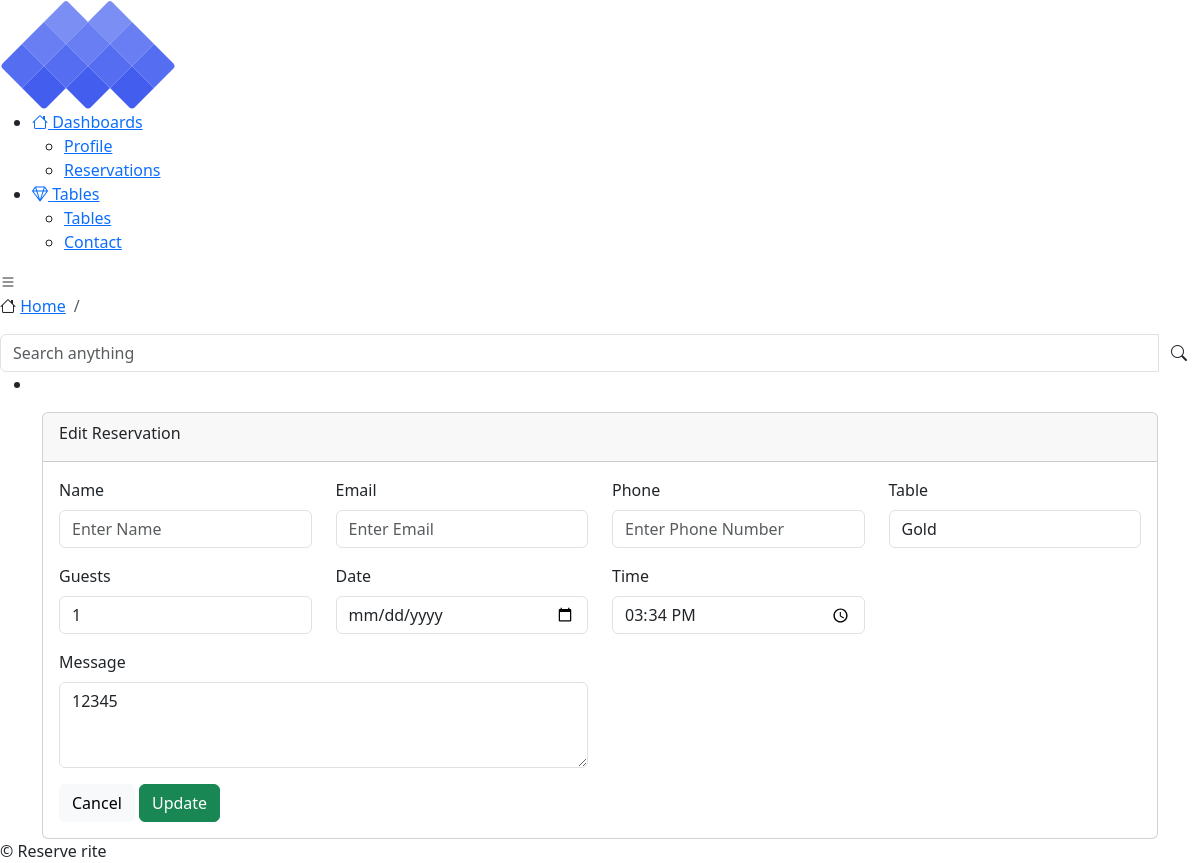
The app's page /edit_reservation/27 with its own data.
### restaurant_app/models.py (models this page shows, shortened)
class Booking(models.Model):
	name = models.CharField(max_length=50, blank=False)
	email = models.CharField(max_length=150, blank=False)
	contact = models.CharField(max_length=50, blank=True)
	guests = models.IntegerField(default=1, blank=True)
	date = models.DateField(auto_now_add=True)
	time = models.CharField(max_length=50, blank=False)
	message = models.TextField("Enquiry", blank=True)
	table = models.ForeignKey(Table, blank=True, on_delete=models.CASCADE)
	status = models.ForeignKey(Status, blank=True, on_delete=models.CASCADE)

### restaurant_app/views.py (the view, shortened to what this page needs)
# urls.py: path('edit_reservation/<int:pk>', views.edit_reservation, name='edit'),
def edit_reservation(request, pk):
	user = request.user
	get_booking = Booking.objects.get(id=pk)
	tables = Table.objects.filter(is_available=True)
	context = {
		'get_booking':get_booking,
		'tables':tables
	}
	return render(request, 'update_reservation.html', context)

### restaurant_app/templates/update_reservation.html (shortened to what this page needs)
{% extends 'base2.html' %}
{% block content %}
<div class="container">
<div class="row">
	<div class="col-sm-12 col-12">
		<div class="card">
			<div class="card-header">
				<div class="card-title">Edit Reservation</div>
			</div>
			<div class="card-body">
				<form method="POST" action="{% url 'book_home_table' %}" validate>
				<div class="row">
					<div class="col-xl-3 col-sm-4 col-12">
						<div class="mb-3">
							<label for="inputName" class="form-label">Name</label>
							<input value="{{ user.username }}" type="text" class="form-control" id="inputName" placeholder="Enter Name" readonly>
						</div>
					</div>
					<div class="col-xl-3 col-sm-4 col-12">
						<div class="mb-3">
							<label for="inputEmail" class="form-label">Email</label>
							<input value="{{ user.email }}" type="email" class="form-control" id="inputEmail" placeholder="Enter Email" readonly>
						</div>
					</div>
					<div class="col-xl-3 col-sm-4 col-12">
						<div class="mb-3">
							<label for="inputNumber" class="form-label">Phone</label>
							<input value="{{ user.profile.contact }}" type="number" class="form-control" id="inputNumber" placeholder="Enter Phone Number" readonly>
						</div>
					</div>
					<div class="col-xl-3 col-sm-4 col-12">
						<div class="mb-3">
							<label for="inputNumber" class="form-label">Table</label>
							<select placeholder='select table' name="table" id="time" class="form-control">
		                      {% for table in tables %}
		                    <option value="{{ table.id }}">
		                        {{ table.name }}
		                    </option>
		                      {% endfor %}
		                    </select required>
		                 </div>
					</div>
					<div class="col-xl-3 col-sm-4 col-12">
						<div class="mb-3">
							<label for="inputNumber" class="form-label">Guests</label>
							<input value="{{ get_booking.guests }}" name="guests" type="number" class="form-control" id="inputNumber" placeholder='Number of guests'>
						</div>
					</div>
					<div class="col-xl-3 col-sm-4 col-12">
						<div class="mb-3">
							<label for="inputCompanyName" class="form-label">Date</label>
							<input value="{{ get_booking.date }}" name="date" type="date" class="form-control" id="inputCompanyName"
								placeholder="Date">
						</div>
					</div>
					<div class="col-xl-3 col-sm-4 col-12">
						<div class="mb-3">
							<label for="inputCompanyName" class="form-label">Time</label>
							<input name="time" type="time" value="{{ get_booking.time}}" class="form-control" id="inputCompanyName"
								placeholder="Time">
						</div>
					</div>
					<div class="col-sm-6 col-12">
						<div class="mb-3">
							<label for="inputMessage" class="form-label">Message</label>
							<textarea name="message" class="form-control" id="inputMessage" placeholder="Enter Message"
								rows="3">{{ get_booking.message }}</textarea>
						</div>
					</div>
				</div>
				<div class="form-actions-footer">
					<button class="btn btn-light">Cancel</button>
					<button type="Submit" class="btn btn-success">Update</button>
				</div>
				</form>
			</div>
		</div>
</div>
	</div>
</div>
{% endblock %}

### records on screen
Booking: guests "1", time "15:34", message "12345"

### other values on screen
form field table "Gold"
